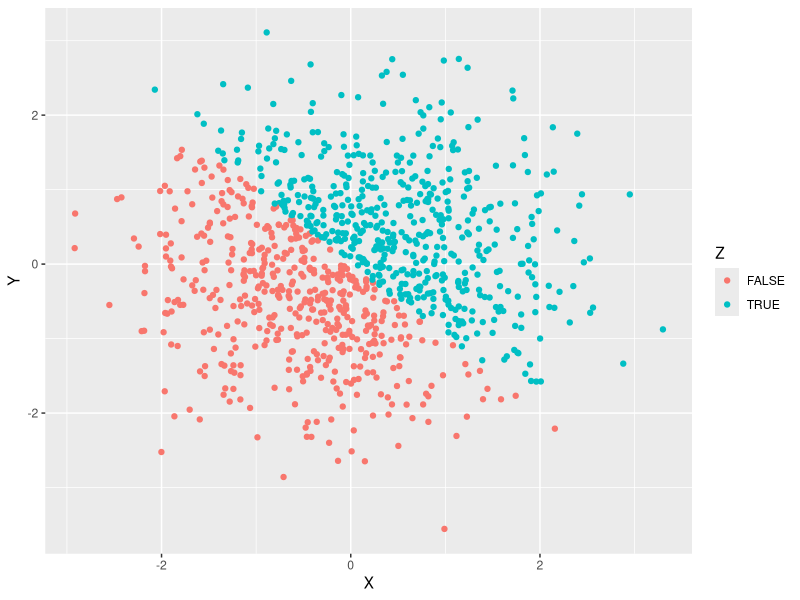
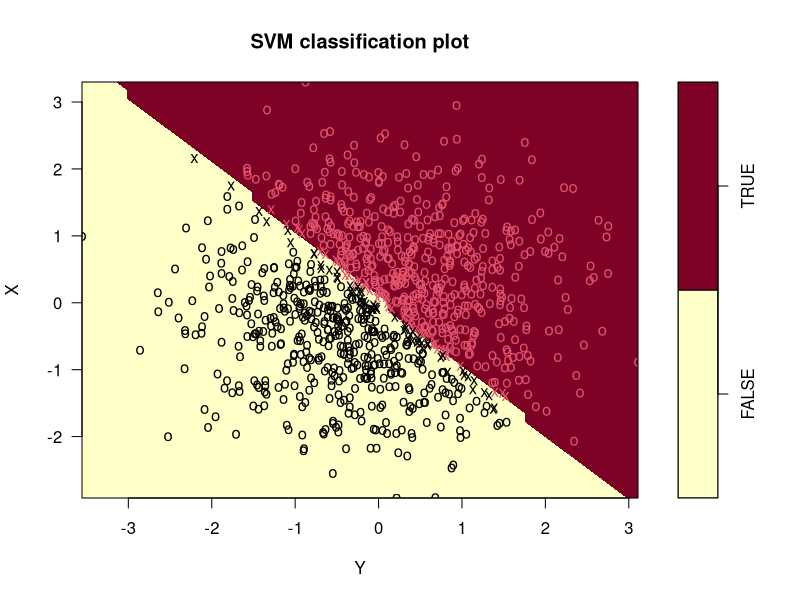
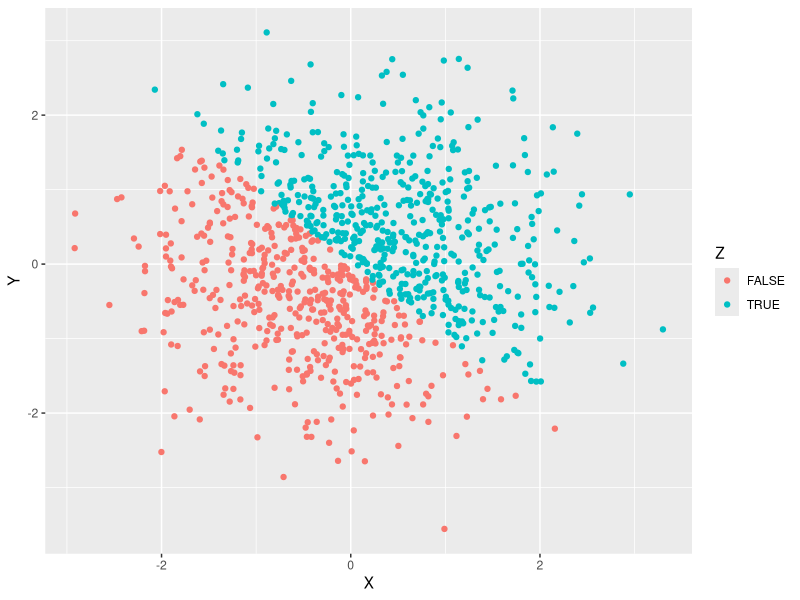
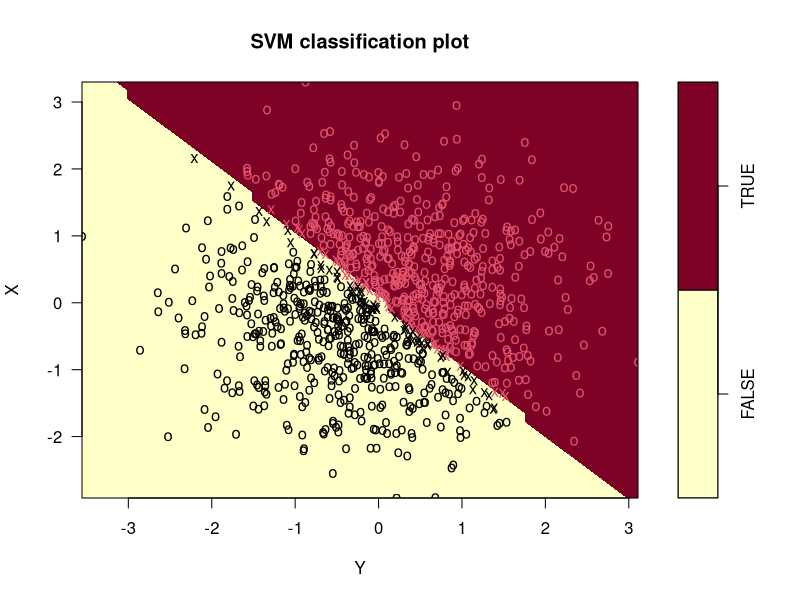
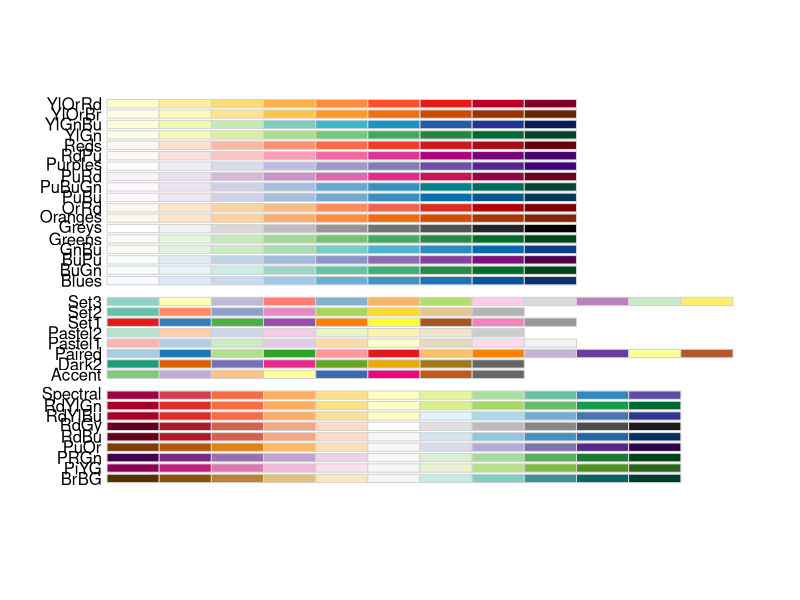
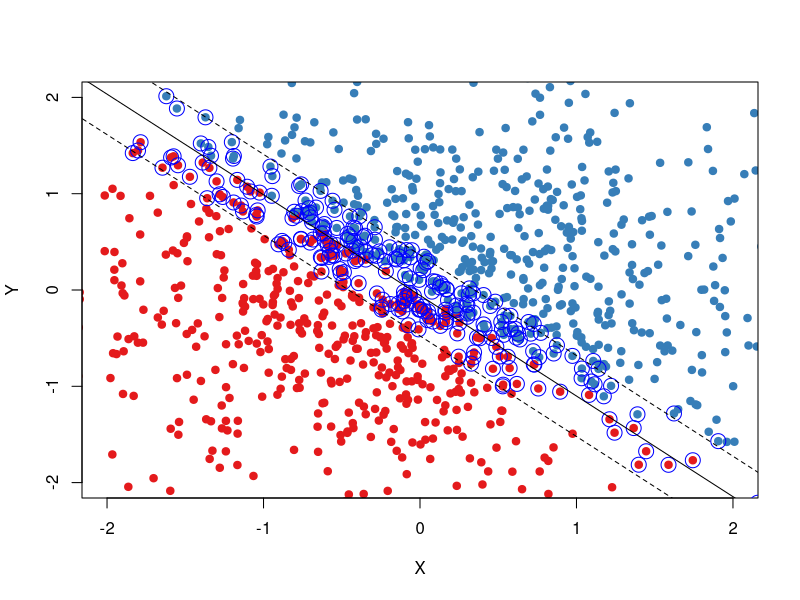

The R source for these figures, in order:
# http://stackoverflow.com/questions/35850004/limit-the-number-of-support-vectors-in-r-svm-package-e1071
# Example explaining number of support vectors
#remove.packages("ggplot2") # Unisntall ggplot
#install.packages("ggplot2") # Install it again

library(e1071)
library(ggplot2)

X = rnorm(1000)
Y = rnorm(1000)
ys <- c(rep(+1,1000), rep(-1,1000))
ys_color <- c(rep("red",1000), rep("green",1000))
data = data.frame(X, Y, Z = as.factor(X + Y > 0))
model = svm(formula = Z ~ X + Y, data = data, kernel = "linear")

svm(formula = Z ~ X + Y, data = data, kernel = "linear")
ggplot(data, aes(X, Y, col = Z)) + geom_point()
plot(model, data, X ~ Y, slice = list(X = 3, Y = 4))

# Reduced number of support vectors as the cost increases
# With decreasing cost the margin increases with the effect that more and more poins are now lying in the margin area.
# The more points lie in the margin area, the more support vectors you have.

svm(formula = Z ~ X + Y, data = data, kernel = "linear", cost = 10)
ggplot(data, aes(X, Y, col = Z)) + geom_point()
plot(model, data, X ~ Y, slice = list(X = 3, Y = 4))

# An alternative plot of support vectors and margins
# svm.model$index is the indices of support vectors
svm.model <- svm(formula = Z ~ X + Y, data = data, kernel = "linear", cost = 0.1)
summary(svm.model)

#select the colors that will be used
library(RColorBrewer)
#all palette available from RColorBrewer
display.brewer.all()
#we will select the first 4 colors in the Set1 palette
cols<-brewer.pal(n=2,name="Set1")
#cols contain the names of four different colors
#create a color vector corresponding to levels in the T1 variable in dat
cols_t1<-cols[data$Z]

#ggplot(data, aes(X, Y, col = Z)) + geom_point()
plot(Y ~ X, data[,-3], col=cols_t1, pch=19, xlim=c(-2,2), ylim=c(-2,2))
points(data[svm.model$index,c(1,2)],col="blue",cex=2) 

xmin = min(X); xmax = max(X);
ymin = min(Y); ymax = max(Y);

coef1 = sum(svm.model$coefs*X[svm.model$index]);
coef2 = sum(svm.model$coefs*Y[svm.model$index]);
lines(c(xmin,xmax), (svm.model$rho-coef1*c(xmin, xmax))/coef2)
lines(c(xmin,xmax), (svm.model$rho+1-coef1*c(xmin, xmax))/coef2, lty=2)
lines(c(xmin,xmax), (svm.model$rho-1-coef1*c(xmin, xmax))/coef2, lty=2)

